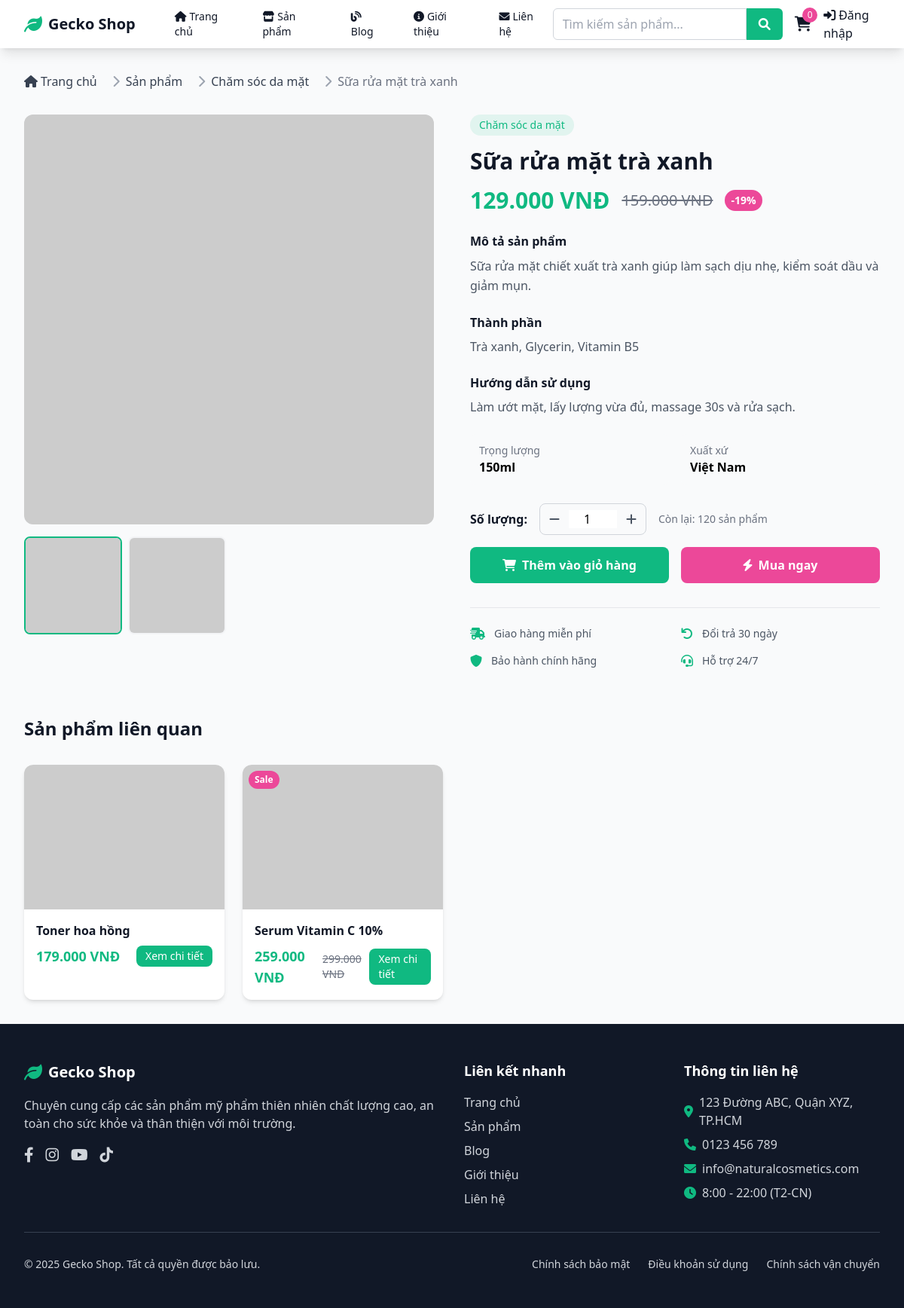
Screenshot of /product.php?id=1 with the database file from the repository.
### tables this page shows
CREATE TABLE products (
    id INT PRIMARY KEY AUTO_INCREMENT,
    name VARCHAR(200) NOT NULL,
    slug VARCHAR(200) UNIQUE NOT NULL,
    description TEXT,
    short_description TEXT,
    price DECIMAL(10,2) NOT NULL,
    sale_price DECIMAL(10,2) NULL,
    sku VARCHAR(100) UNIQUE,
    stock_quantity INT DEFAULT 0,
    category_id INT NOT NULL,
    images JSON,
    ingredients TEXT,
    usage_instructions TEXT,
    weight VARCHAR(50),
    origin VARCHAR(100),
    is_featured BOOLEAN DEFAULT FALSE,
    is_bestseller BOOLEAN DEFAULT FALSE,
    is_active BOOLEAN DEFAULT TRUE,
    meta_title VARCHAR(200),
    meta_description TEXT,
    created_at TIMESTAMP DEFAULT CURRENT_TIMESTAMP,
    updated_at TIMESTAMP DEFAULT CURRENT_TIMESTAMP ON UPDATE CURRENT_TIMESTAMP,
    FOREIGN KEY (category_id) REFERENCES categories(id) ON DELETE CASCADE
);

CREATE TABLE categories (
    id INT PRIMARY KEY AUTO_INCREMENT,
    name VARCHAR(100) NOT NULL,
    slug VARCHAR(100) UNIQUE NOT NULL,
    description TEXT,
    image VARCHAR(255),
    parent_id INT NULL,
    sort_order INT DEFAULT 0,
    is_active BOOLEAN DEFAULT TRUE,
    created_at TIMESTAMP DEFAULT CURRENT_TIMESTAMP,
    FOREIGN KEY (parent_id) REFERENCES categories(id) ON DELETE SET NULL
);

### config/database.php (called while the page is built, shortened)
<?php
function formatPrice($price) {
    return number_format($price, 0, ',', '.') . ' VNĐ';
}
?>

### product.php (the view, shortened to what this page needs)
<?php
require_once 'config/database.php';
$product_id = isset($_GET['id']) ? (int)$_GET['id'] : 0;
$stmt = $pdo->prepare("
    SELECT p.*, c.name as category_name
    FROM products p
    LEFT JOIN categories c ON p.category_id = c.id
    WHERE p.id = ? AND p.is_active = 1
");
$stmt->execute([$product_id]);
$product = $stmt->fetch();
$related_products = $pdo->prepare(
     "SELECT p.id, p.name, p.price, p.sale_price, p.images, c.name as category_name
      FROM products p
      LEFT JOIN categories c ON p.category_id = c.id
      WHERE p.category_id = ? AND p.id != ? AND p.is_active = 1
      ORDER BY p.created_at DESC
      LIMIT 4"
);
$related_products->execute([$product['category_id'], $product_id]);
$related_products = $related_products->fetchAll();
$images = json_decode($product['images'], true) ?: [];
$main_image = !empty($images) ? $images[0] : 'https://via.placeholder.com/600x600?text=No+Image';
include 'includes/header.php';
?>
<div class="max-w-7xl mx-auto px-4 sm:px-6 lg:px-8 py-8">
    <nav class="flex mb-8" aria-label="Breadcrumb">
        <ol class="inline-flex items-center space-x-1 md:space-x-3">
            <li class="inline-flex items-center">
                <a href="index.php" class="text-gray-700 hover:text-primary">
                    <i class="fas fa-home mr-1"></i>Trang chủ
                </a>
            </li>
            <li>
                <div class="flex items-center">
                    <i class="fas fa-chevron-right text-gray-400 mx-2"></i>
                    <a href="products.php" class="text-gray-700 hover:text-primary">Sản phẩm</a>
                </div>
            </li>
            <li>
                <div class="flex items-center">
                    <i class="fas fa-chevron-right text-gray-400 mx-2"></i>
                    <a href="products.php?category=<?php echo $product['category_id']; ?>" class="text-gray-700 hover:text-primary">
                        <?php echo htmlspecialchars($product['category_name']); ?>
                    </a>
                </div>
            </li>
            <li>
                <div class="flex items-center">
                    <i class="fas fa-chevron-right text-gray-400 mx-2"></i>
                    <span class="text-gray-500"><?php echo htmlspecialchars($product['name']); ?></span>
                </div>
            </li>
        </ol>
    </nav>
    <div class="grid grid-cols-1 lg:grid-cols-2 gap-12">
        <div>
            <div class="aspect-square bg-gray-100 rounded-xl overflow-hidden mb-4">
             <img src="<?php echo $main_image; ?>" alt="<?php echo htmlspecialchars($product['name']); ?>"
                 class="w-full h-full object-cover" id="main-image" loading="eager">
            </div>
            <?php if (count($images) > 1): ?>
            <div class="grid grid-cols-4 gap-2">
                <?php foreach ($images as $index => $image): ?>
                <div class="aspect-square bg-gray-100 rounded-lg overflow-hidden cursor-pointer border-2 <?php echo $index == 0 ? 'border-primary' : 'border-transparent'; ?>"
                     onclick="changeMainImage('<?php echo $image; ?>', this)">
                <img src="<?php echo $image; ?>" alt="Hình ảnh <?php echo $index + 1; ?>"
                    class="w-full h-full object-cover" loading="lazy">
                </div>
                <?php endforeach; ?>
            </div>
            <?php endif; ?>
        </div>
        <div>
            <div class="mb-4">
                <span class="inline-block bg-primary bg-opacity-10 text-primary px-3 py-1 rounded-full text-sm font-medium">
                    <?php echo htmlspecialchars($product['category_name']); ?>
                </span>
            </div>
            <h1 class="text-3xl font-bold text-gray-900 mb-4"><?php echo htmlspecialchars($product['name']); ?></h1>
            <div class="flex items-center space-x-4 mb-6">
                <?php if ($product['sale_price']): ?>
                    <span class="text-3xl font-bold text-primary"><?php echo formatPrice($product['sale_price']); ?></span>
                    <span class="text-xl text-gray-500 line-through"><?php echo formatPrice($product['price']); ?></span>
                    <span class="bg-accent text-white px-2 py-1 rounded-full text-sm font-semibold">
                        -<?php echo round((($product['price'] - $product['sale_price']) / $product['price']) * 100); ?>%
                    </span>
                <?php else: ?>
                    <span class="text-3xl font-bold text-primary"><?php echo formatPrice($product['price']); ?></span>
                <?php endif; ?>
            </div>
            <div class="mb-6">
                <h3 class="font-semibold text-gray-900 mb-2">Mô tả sản phẩm</h3>
                <p class="text-gray-600 leading-relaxed"><?php echo nl2br(htmlspecialchars($product['description'])); ?></p>
            </div>
            <?php if ($product['ingredients']): ?>
            <div class="mb-6">
                <h3 class="font-semibold text-gray-900 mb-2">Thành phần</h3>
                <p class="text-gray-600"><?php echo nl2br(htmlspecialchars($product['ingredients'])); ?></p>
            </div>
            <?php endif; ?>
            <?php if ($product['usage_instructions']): ?>
            <div class="mb-6">
                <h3 class="font-semibold text-gray-900 mb-2">Hướng dẫn sử dụng</h3>
                <p class="text-gray-600"><?php echo nl2br(htmlspecialchars($product['usage_instructions'])); ?></p>
            </div>
            <?php endif; ?>
            <div class="grid grid-cols-2 gap-4 mb-6">
                <?php if ($product['weight']): ?>
                <div class="bg-gray-50 p-3 rounded-lg">
                    <div class="text-sm text-gray-500">Trọng lượng</div>
                    <div class="font-semibold"><?php echo htmlspecialchars($product['weight']); ?></div>
                </div>
                <?php endif; ?>
                <?php if ($product['origin']): ?>
                <div class="bg-gray-50 p-3 rounded-lg">
                    <div class="text-sm text-gray-500">Xuất xứ</div>
                    <div class="font-semibold"><?php echo htmlspecialchars($product['origin']); ?></div>
                </div>
                <?php endif; ?>
            </div>
            <form method="POST" id="addToCartForm" class="mb-8">
                <div class="flex items-center space-x-4 mb-4">
                    <label for="quantity" class="font-semibold text-gray-900">Số lượng:</label>
                    <div class="flex items-center border border-gray-300 rounded-lg">
                        <button type="button" onclick="decreaseQuantity()"
                                class="px-3 py-2 text-gray-600 hover:text-gray-800">
                            <i class="fas fa-minus"></i>
                        </button>
                        <input type="number" id="quantity" name="quantity" value="1" min="1" max="<?php echo $product['stock_quantity']; ?>"
                               class="w-16 text-center border-0 focus:outline-none focus:ring-0">
                        <button type="button" onclick="increaseQuantity()"
                                class="px-3 py-2 text-gray-600 hover:text-gray-800">
                            <i class="fas fa-plus"></i>
                        </button>
                    </div>
                    <span class="text-sm text-gray-500">
                        Còn lại: <?php echo $product['stock_quantity']; ?> sản phẩm
                    </span>
                </div>
                <div class="flex space-x-4">
                    <button type="submit" name="add_to_cart"
                            class="flex-1 bg-primary text-white px-6 py-3 rounded-lg font-semibold hover:bg-green-600 transition-colors">
                        <i class="fas fa-shopping-cart mr-2"></i>Thêm vào giỏ hàng
                    </button>
                    <button type="button" onclick="buyNow()"
                            class="flex-1 bg-accent text-white px-6 py-3 rounded-lg font-semibold hover:bg-pink-600 transition-colors">
                        <i class="fas fa-bolt mr-2"></i>Mua ngay
                    </button>
                </div>
            </form>
            <div class="border-t pt-6">
                <div class="grid grid-cols-2 gap-4">
                    <div class="flex items-center">
                        <i class="fas fa-shipping-fast text-primary mr-3"></i>
                        <span class="text-sm text-gray-600">Giao hàng miễn phí</span>
                    </div>
                    <div class="flex items-center">
                        <i class="fas fa-undo text-primary mr-3"></i>
                        <span class="text-sm text-gray-600">Đổi trả 30 ngày</span>
                    </div>
                    <div class="flex items-center">
                        <i class="fas fa-shield-alt text-primary mr-3"></i>
                        <span class="text-sm text-gray-600">Bảo hành chính hãng</span>
                    </div>
                    <div class="flex items-center">
                        <i class="fas fa-headset text-primary mr-3"></i>
                        <span class="text-sm text-gray-600">Hỗ trợ 24/7</span>
                    </div>
                </div>
            </div>
        </div>
    </div>
    <?php if (!empty($related_products)): ?>
    <div class="mt-16">
        <h2 class="text-2xl font-bold text-gray-900 mb-8">Sản phẩm liên quan</h2>
        <div class="grid grid-cols-1 sm:grid-cols-2 lg:grid-cols-4 gap-6">
            <?php foreach ($related_products as $related): ?>
            <div class="bg-white rounded-xl shadow-md overflow-hidden card-hover">
                <div class="relative">
                    <?php
                    $related_images = json_decode($related['images'], true);
                    $related_main_image = !empty($related_images) ? $related_images[0] : 'https://via.placeholder.com/300x300?text=No+Image';
                    ?>
                <img src="<?php echo $related_main_image; ?>" alt="<?php echo htmlspecialchars($related['name']); ?>"
                    class="w-full h-48 object-cover" loading="lazy">
                    <?php if ($related['sale_price']): ?>
                        <div class="absolute top-2 left-2 bg-accent text-white px-2 py-1 rounded-full text-xs font-semibold">
                            Sale
                        </div>
                    <?php endif; ?>
                </div>
                <div class="p-4">
                    <h3 class="font-semibold text-gray-900 mb-2 line-clamp-2"><?php echo htmlspecialchars($related['name']); ?></h3>
                    <div class="flex items-center justify-between">
                        <div class="flex items-center space-x-2">
                            <?php if ($related['sale_price']): ?>
                                <span class="text-lg font-bold text-primary"><?php echo formatPrice($related['sale_price']); ?></span>
                                <span class="text-sm text-gray-500 line-through"><?php echo formatPrice($related['price']); ?></span>
                            <?php else: ?>
                                <span class="text-lg font-bold text-primary"><?php echo formatPrice($related['price']); ?></span>
                            <?php endif; ?>
                        </div>
                        <a href="product.php?id=<?php echo $related['id']; ?>"
                           class="bg-primary text-white px-3 py-1 rounded-lg text-sm hover:bg-green-600 transition-colors">
                            Xem chi tiết
                        </a>
                    </div>
                </div>
            </div>
            <?php endforeach; ?>
        </div>
    </div>
    <?php endif; ?>
</div>
<?php include 'includes/footer.php'; ?>

### includes/header.php (style rules this page uses)
.card-hover { transition: transform 0.3s ease, box-shadow 0.3s ease; }

### product.php (style rules this page uses)
.line-clamp-2 { display: -webkit-box; -webkit-line-clamp: 2; line-clamp: 2; -webkit-box-orient: vertical; overflow: hidden; }

### rows the page displays
products: category.name "Chăm sóc da mặt", name "Sữa rửa mặt trà xanh", sale_price "129.000 VNĐ", price "159.000 VNĐ", (($product['price'] - $product['sale_price']) / $product['price']) * 100 "19", description "Sữa rửa mặt chiết xuất trà xanh giúp làm sạch dịu nhẹ, kiểm soát dầu và giảm mụn.", ingredients "Trà xanh, Glycerin, Vitamin B5", usage_instructions "Làm ướt mặt, lấy lượng vừa đủ, massage 30s và rửa sạch.", weight "150ml", origin "Việt Nam", stock_quantity "120"
products: name "Toner hoa hồng", price "179.000 VNĐ"
products: shows "Sale", name "Serum Vitamin C 10%", sale_price "259.000 VNĐ", price "299.000 VNĐ"

### other values shown
SITE_NAME "Gecko Shop"
